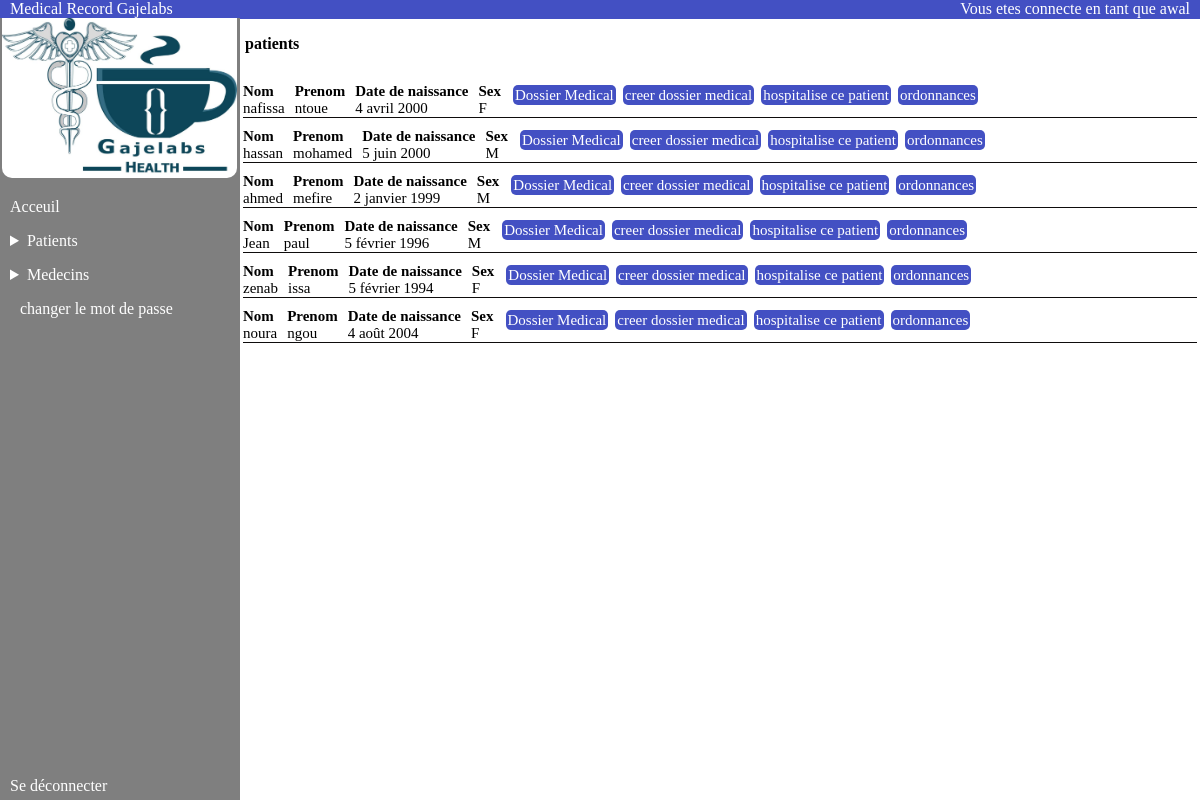
The page /patient_list/ (signed in) on the database as committed earlier.
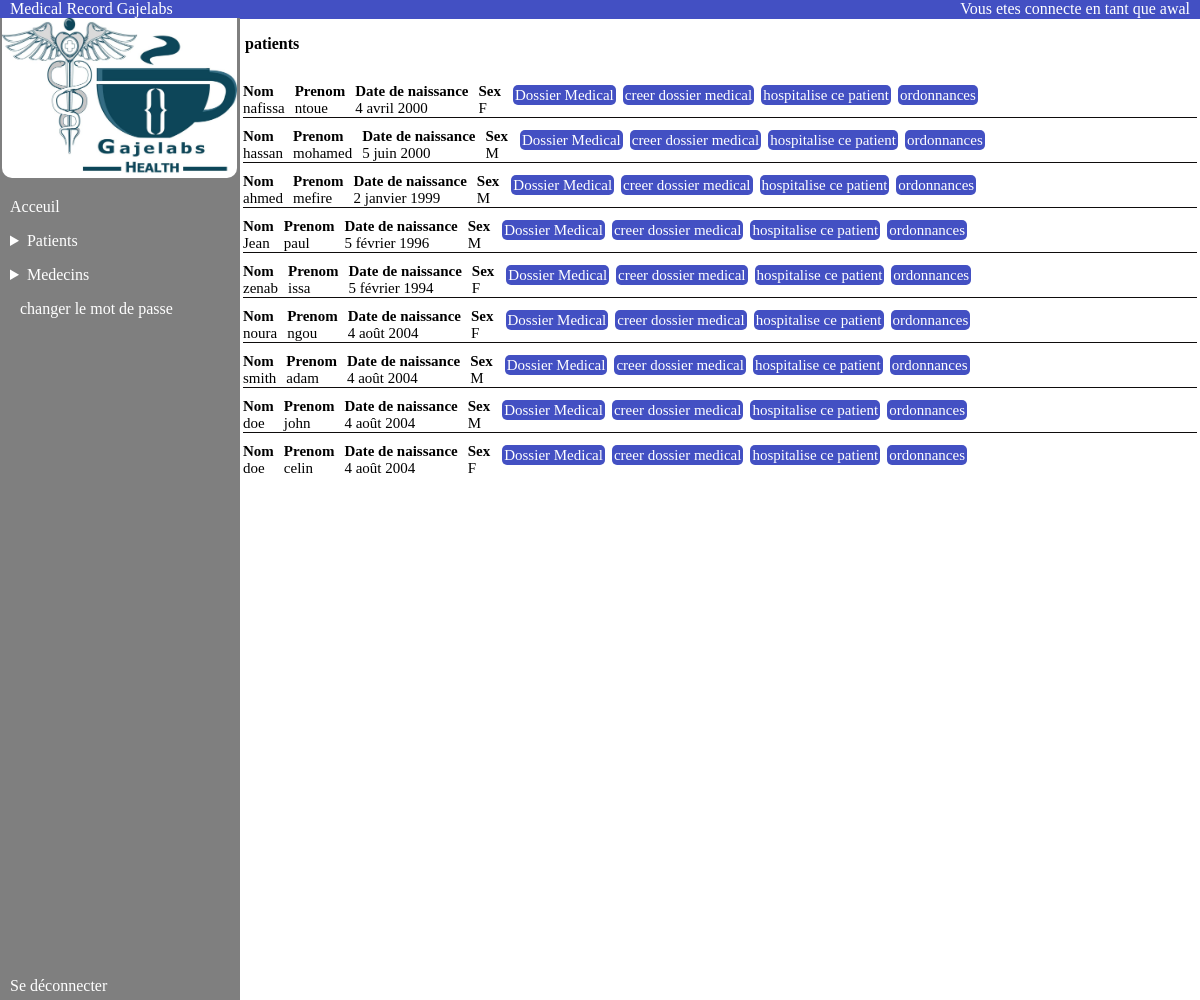
The same page on the database as committed later.
### authentication/models.py (models this page shows, shortened)
class User(AbstractUser):
    PATIENT = 'PATIENT'
    MEDECIN = 'MEDECIN'
    MASCULIN = 'M'
    FEMININ = 'F'
    ROLE_CHOICES_ONE = (
        (PATIENT,'patient'),
        (MEDECIN,'medecin'),
    )
    ROLE_CHOICES_TWO = (
        (MASCULIN,'M'),
        (FEMININ,'F'),
    )
    profile_photo = models.ImageField(verbose_name='photo de profil')
    role = models.CharField(max_length=30, choices=ROLE_CHOICES_ONE, verbose_name='rôle')
    date_naissance = models.DateField(null=True)
    sex = models.CharField(max_length=1,choices=ROLE_CHOICES_TWO,verbose_name='sexe')
    telephone = models.IntegerField(null=True)

### patient/views.py (the view)
# urls.py: path('patient_list/',patient.views.patient_list,name='patient_list'),
@login_required
def patient_list(request):
    patients = User.objects.filter(groups__name='patient')
    return render(request,'patient/patient_list.html',{"patients":patients})

### patient/templates/patient/patient_list.html
{% extends 'base.html' %}
{% block content %}
<p class="headPage"><span>Vous etes connecte en tant que {{user.username}}</span></p>
<p class="imagePatient_add">
    <strong>patients</strong>
</p>
<div class="list_patient_scroll">
    <div class="content_patient_list" style="overflow: auto; height: 400px;">
        {% for patient in patients %}
        <div class="info_link_patient">
            <div class="infoPatient">
                <div class="patien_list"><span class="label">Nom </span><span>{{ patient.first_name }}</span></div>
                <div class="patien_list"><span class="label">Prenom </span><span>{{patient.last_name}}</span></div>
                <div class="patien_list"><span class="label">Date de naissance
                    </span><span>{{patient.date_naissance}}</span></div>
                <div class="patien_list"><span class="label">Sex</span><span> {{ patient.sex }}</span></div>
            </div>
            <div class="linkPatient">
                {% if perms.patient.view_dossier_medical or user.id == patient.id%}
                <span>
                    <a class="dossierM" href="{% url 'dossier_medical' patient.id %}"> Dossier Medical </a>
                </span>
                {% endif %}
                {% if perms.patient.view_rapport_medical%}
                <span>
                    <a class="dossierM" href="{% url 'creer_dossier_medical' patient.id %}"> creer dossier medical</a>
                </span>
                {% endif %}
                {% if perms.patient.view_hospitalisation %}
                <span>
                    <a class="dossierM" href="{% url 'hospitalise_patient' patient.id %}">hospitalise ce patient</a>
                </span>
                {% endif %}
                {% if perms.patient.view_ordonnance or user.id == patient.id %}
                <span>
                    <a class="dossierM" href="{% url 'list_ordonnance' patient.id %}">ordonnances</a>
                </span>
                {% endif %}
            </div>
        </div>
        <div style="border-top: 1px solid #0e0c0c;"></div>
        {% endfor %}
    </div>
</div>
{% endblock %}

### templates/base.html (shortened to what this page needs)
{% load static %}
<!DOCTYPE html>
<html lang="en">
<head>
    <link rel="stylesheet" href="{% static 'login.css'%}">
    <link rel="stylesheet" href="{% static 'homepage.css'%}">
    <link rel="stylesheet" href="{% static 'patient_list.css'%}">
    <link rel="stylesheet" href="{% static 'patient_hospitalise.css' %}">
    <link rel="stylesheet" href="{% static 'inscription.css' %}">
    <link rel="stylesheet" href="{% static 'password_change.css' %}">
</head>
<body>
    <div class="homeprincipal">
        <div class="sidebar">
            <p class="appTitle">Medical Record Gajelabs</p>
            <img class="imageBase" src="{% static 'images/gajelab.jpeg'%}" alt="">
            {% if user.is_authenticated %}
            <div class="links">
                <p>
                    <a href="{% url 'home' %}">Acceuil</a>
                </p>
                <p><details>
                    <summary>Patients</summary>
                    </details>
                </p>
                <p>
                <details>
                    <summary>Medecins</summary>
                </details>
                </p>
                <p>
                    <a href="{% url 'password_change' %}">changer le mot de passe</a>
                </p>
                <p>
                    <a class="discount" href="{% url 'logout' %}">Se déconnecter</a>
                </p>
            </div>
            {% endif %}
        </div>
        <div class="principal">
            {% block content %}
            {% endblock content %}
        </div>
    </div>
</body>
</html>

### static/homepage.css (style rules this page uses)
body { margin: auto; }
.homeprincipal { display: flex; flex-direction: row; }
.sidebar { position: fixed; left: 0; width: 20%; height: 100%; background-color: #00000080; }
.principal { position: fixed; right: 0; width: 80%; height: 100%; }
.sidebar p a { color: white }
.imageBase { width: 98%; height: 10em; border-bottom-left-radius: 10px; border-bottom-right-radius: 10px; margin-left: 2px; margin-right: 2px; margin-top: 0px; }
.homeprincipal .sidebar p a { text-decoration: none; margin-right: 10px; }
.appTitle { color:white; margin: 0; padding-left:10px ; background-color: #4350C3; }
.discount { position: absolute; bottom: 0; margin-bottom: 5px; }
.headPage { width: 100%; height: 19px; background-color: #4350C3; margin-top: 0; }
.headPage span { position: absolute; right: 0; margin-right: 10px; color: white; }
details { color: white; display: flex; flex-direction: row; }
.links { margin-left: 10px; }
.principal { margin-left: 5px; }

### static/patient_list.css (style rules this page uses)
.content_patient_list { margin-left: 3px; margin-right: 3px; margin-top: 20px; }
.content_patient_list .info_link_patient { display: flex; flex-direction: row; flex-wrap: wrap; }
.content_patient_list .label { font-weight: bold; }
.patien_list { display: flex; flex-direction: column; flex-wrap: wrap; }
.infoPatient { display: flex; flex-direction: row; flex-wrap: wrap; gap: 10px; margin-top: 10px; }
.linkPatient a { text-decoration: none; margin-left: 7px; font-size: 15px; width: 10px; }
.linkPatient { padding: 0; }
.patien_list span { font-size: 15px; }
.info_link_patient { display: flex; flex-direction: row; flex-wrap: wrap; align-items: center; gap: 5px; }
.linkPatient { display: flex; flex-wrap: wrap; grid:10px; font-size: 15px; padding: 0px; }
.dossierM { background-color: #4350C3; color: white; border: 2px ; border-radius: 5px; padding:2px; }
.imagePatient_add { margin-left: 5px; margin-bottom: 0px; }
.list_patient_scroll { overflow-y: auto; }
.label { font-weight: bold; }

Rows that differ between the two databases and show on the page:
added User: first_name "smith", last_name "adam", date_naissance "4 août 2004", sex "M"
added User: first_name "doe", last_name "john", date_naissance "4 août 2004", sex "M"
added User: first_name "doe", last_name "celin", date_naissance "4 août 2004", sex "F"
